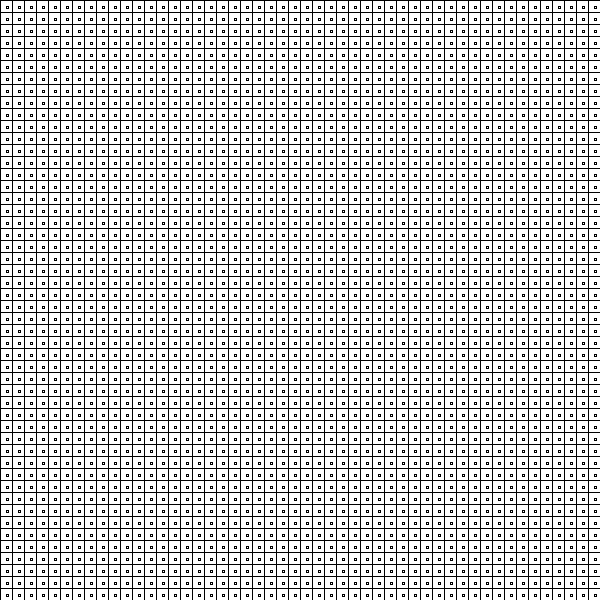
Frame 1 (no input)
Frame 60 (the mouse pressed at the canvas centre just before this capture): identical to frame 1, image omitted
Frame 120 (the mouse held since frame 60 and released just before this capture): identical to frame 1, image omitted

The Processing sketch that drew this single still picture (run headless with seeded random() and noise(); from frame 60 on, the mouse is pressed at the canvas centre):

// Processing sketch: grid_2
// ── grid_2.pde
/*
 * DXB303 Programming for Visual Designers
 * Repetition - drawing a grid 
 * by Gavin Sade
 * Copyright (c) 2014 QUT
 * *
 * 
 * ACTIVITY
 * draw in setup first and vary patterns
 * try rects, and ellipse, change params of each draw,  draw multiples
 * move to draw() 
 * try random function in draw() see movement
 * add key input
 * add mouse input
 */

// declare grid properties
int numTiles = 50;
float cellW, cellH; // width and height of a grid cell

// Setup function -- called only once when the program begins
void setup() {
  //  set the size of the display area / window
  size(600, 600);
  smooth(); // draw smoother lines

  //set the background colour
  background(255, 255, 255);
}



// the draw function -- called continuously while program is running
void draw() {

  background(255, 255, 255);

  //work out based on size of canvas
  cellW = width/float(numTiles);  // number tiles is an int so make float for division
  cellH = height/float(numTiles);


  noFill();

  randomSeed(10); // so we get same random num sequence each draw


  // a more detailed grid method based on number of tiles 
  for (int cellY=0; cellY<numTiles; cellY++) {
    for (int cellX=0; cellX<numTiles; cellX++) {

      // work out position for grid cell (helps to draw this to understand)
      int x = width/numTiles*cellX;
      int y = height/numTiles*cellY;

      // draw what ever you want to draw into a grid cell here
      // shapes, lines etc
      rect(x, y, cellW, cellH);
      rect(x+cellW/2, y+cellH/2, 2, 2); // rect drawn from x,y as top left, hence adding half width of cell.

      int toggle = (int) random(0, 2); // use range for random, and make result an int
      // use toggle  and if statement to draw something else.
      if (toggle == 1) {
       // line(x, y, x+width/numTiles, y+height/numTiles);
      }
    }
  }
}


// function to handle key events
void keyReleased() {
  // if s is pressed save an image
  if (key == 's') {
    save("myImage.png");
  }

  if (key == 'a') {
    numTiles = numTiles+1; //change number of tiles with key input
  }

  // if r is pressed reset by drawing background
  if (key == 'r') {
    background(122, 122, 122);
  }
}
